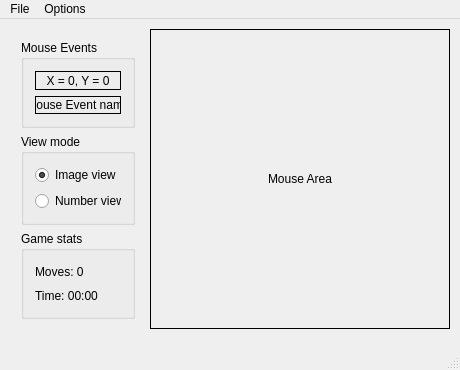
<?xml version="1.0" encoding="UTF-8"?>
<ui version="4.0">
 <class>MainWindow</class>
 <widget class="QMainWindow" name="MainWindow">
  <property name="geometry">
   <rect>
    <x>0</x>
    <y>0</y>
    <width>460</width>
    <height>370</height>
   </rect>
  </property>
  <property name="sizePolicy">
   <sizepolicy hsizetype="MinimumExpanding" vsizetype="MinimumExpanding">
    <horstretch>0</horstretch>
    <verstretch>0</verstretch>
   </sizepolicy>
  </property>
  <property name="minimumSize">
   <size>
    <width>460</width>
    <height>370</height>
   </size>
  </property>
  <property name="maximumSize">
   <size>
    <width>16777211</width>
    <height>16777215</height>
   </size>
  </property>
  <property name="windowTitle">
   <string>SlidePuzzle</string>
  </property>
  <property name="windowIcon">
   <iconset>
    <normaloff>../SlidePuzzle/Logo.png</normaloff>../SlidePuzzle/Logo.png</iconset>
  </property>
  <widget class="QWidget" name="centralWidget">
   <widget class="my_board_label" name="lbl_Mouse_Area">
    <property name="geometry">
     <rect>
      <x>150</x>
      <y>10</y>
      <width>300</width>
      <height>300</height>
     </rect>
    </property>
    <property name="sizePolicy">
     <sizepolicy hsizetype="MinimumExpanding" vsizetype="MinimumExpanding">
      <horstretch>0</horstretch>
      <verstretch>0</verstretch>
     </sizepolicy>
    </property>
    <property name="minimumSize">
     <size>
      <width>300</width>
      <height>300</height>
     </size>
    </property>
    <property name="mouseTracking">
     <bool>true</bool>
    </property>
    <property name="frameShape">
     <enum>QFrame::Box</enum>
    </property>
    <property name="text">
     <string>Mouse Area</string>
    </property>
    <property name="alignment">
     <set>Qt::AlignCenter</set>
    </property>
   </widget>
   <widget class="QWidget" name="layoutWidget">
    <property name="geometry">
     <rect>
      <x>10</x>
      <y>10</y>
      <width>136</width>
      <height>301</height>
     </rect>
    </property>
    <layout class="QVBoxLayout" name="verticalLayout_4">
     <item>
      <widget class="QGroupBox" name="groupBox">
       <property name="title">
        <string>Mouse Events</string>
       </property>
       <layout class="QVBoxLayout" name="verticalLayout">
        <item>
         <widget class="QLabel" name="lbl_mouse_current_pos">
          <property name="frameShape">
           <enum>QFrame::Box</enum>
          </property>
          <property name="text">
           <string>X = 0, Y = 0</string>
          </property>
          <property name="alignment">
           <set>Qt::AlignCenter</set>
          </property>
         </widget>
        </item>
        <item>
         <widget class="QLabel" name="lbl_mouse_event_name">
          <property name="frameShape">
           <enum>QFrame::Box</enum>
          </property>
          <property name="text">
           <string>Mouse Event name</string>
          </property>
          <property name="alignment">
           <set>Qt::AlignCenter</set>
          </property>
         </widget>
        </item>
       </layout>
      </widget>
     </item>
     <item>
      <widget class="QGroupBox" name="ViewMode">
       <property name="title">
        <string>View mode</string>
       </property>
       <layout class="QVBoxLayout" name="verticalLayout_2">
        <item>
         <widget class="QRadioButton" name="rb_ImageView">
          <property name="text">
           <string>Image view</string>
          </property>
          <property name="checked">
           <bool>true</bool>
          </property>
         </widget>
        </item>
        <item>
         <widget class="QRadioButton" name="rb_NumberView">
          <property name="text">
           <string>Number view</string>
          </property>
         </widget>
        </item>
       </layout>
      </widget>
     </item>
     <item>
      <widget class="QGroupBox" name="GameStats">
       <property name="title">
        <string>Game stats</string>
       </property>
       <layout class="QVBoxLayout" name="verticalLayout_3">
        <item>
         <widget class="QLabel" name="lbl_moves_count">
          <property name="text">
           <string>Moves: 0</string>
          </property>
         </widget>
        </item>
        <item>
         <widget class="QLabel" name="lbl_time">
          <property name="text">
           <string>Time: 00:00</string>
          </property>
         </widget>
        </item>
       </layout>
      </widget>
     </item>
    </layout>
   </widget>
  </widget>
  <widget class="QMenuBar" name="menuBar">
   <property name="geometry">
    <rect>
     <x>0</x>
     <y>0</y>
     <width>460</width>
     <height>26</height>
    </rect>
   </property>
   <widget class="QMenu" name="menuFile">
    <property name="title">
     <string>File</string>
    </property>
    <addaction name="actionNew"/>
    <addaction name="actionSave"/>
    <addaction name="actionLoad"/>
    <addaction name="actionExit"/>
   </widget>
   <widget class="QMenu" name="menuOptions">
    <property name="title">
     <string>Options</string>
    </property>
    <addaction name="actionSettings"/>
   </widget>
   <addaction name="menuFile"/>
   <addaction name="menuOptions"/>
  </widget>
  <widget class="QStatusBar" name="statusBar"/>
  <action name="actionNew">
   <property name="text">
    <string>New</string>
   </property>
   <property name="toolTip">
    <string>Starts a new game</string>
   </property>
  </action>
  <action name="actionSave">
   <property name="text">
    <string>Save</string>
   </property>
  </action>
  <action name="actionLoad">
   <property name="text">
    <string>Load</string>
   </property>
  </action>
  <action name="actionExit">
   <property name="text">
    <string>Exit</string>
   </property>
  </action>
  <action name="actionSettings">
   <property name="text">
    <string>Settings...</string>
   </property>
  </action>
 </widget>
 <layoutdefault spacing="6" margin="11"/>
 <customwidgets>
  <customwidget>
   <class>my_board_label</class>
   <extends>QLabel</extends>
   <header location="global">my_board_label.h</header>
  </customwidget>
 </customwidgets>
 <resources/>
 <connections/>
</ui>
